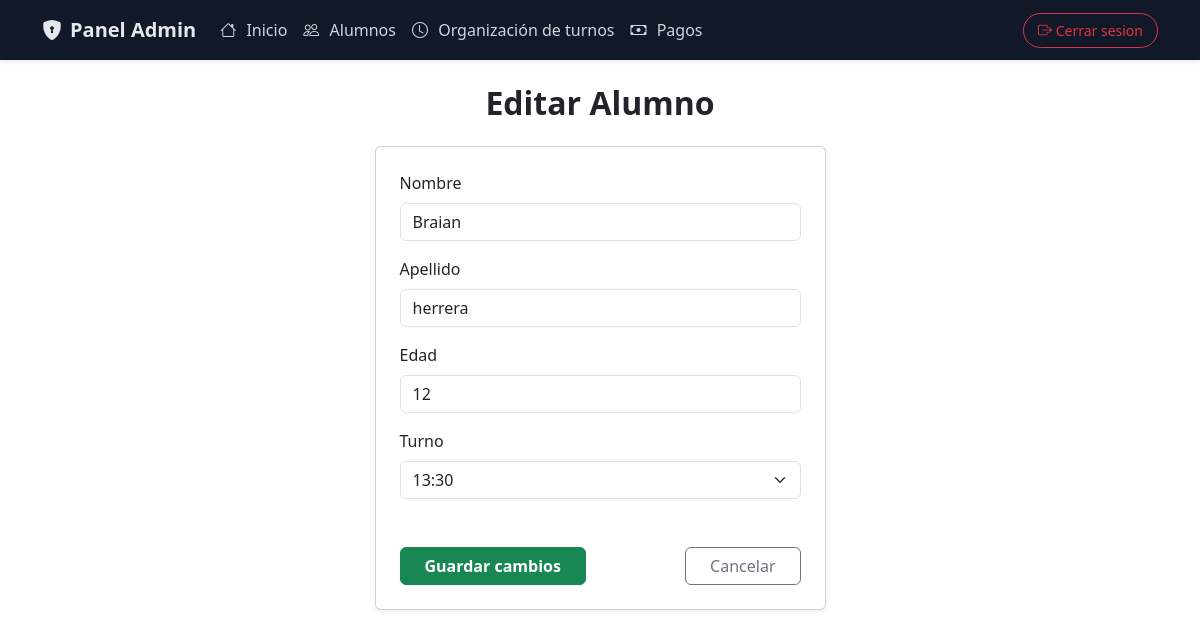
Screenshot of /admin/alumnos/editar/1 with the database file from the repository.
### models.py (models this page shows)
class Alumno(db.Model):
    __tablename__ = "alumnos"
    id = db.Column(db.Integer, primary_key=True)
    nombre = db.Column(db.String(50), nullable=False)
    apellido = db.Column(db.String(50), nullable=False)
    dni = db.Column(db.String(20), nullable=False, unique=True)
    edad = db.Column(db.Integer, nullable=False)
    turno = db.Column(db.String(20), nullable=False)
    fecha_alta = db.Column(db.Date, default=date.today)
    pagos = db.relationship("Pago", backref="alumno", lazy=True)

### main.py (the view, shortened to what this page needs)
@app.route("/admin/alumnos/editar/<int:id>", methods=["GET", "POST"])
def editar_alumno(id):
    alumno = Alumno.query.get_or_404(id)
    return render_template("admin/editar_alumno.html", alumno=alumno)

### templates/admin/editar_alumno.html (shortened to what this page needs)
{% extends "admin/base_admin.html" %}
{% block body %}
<h2 class="fw-bold mb-4 text-center">Editar Alumno</h2>
<div class="row justify-content-center">
    <div class="col-md-6 col-lg-5">
        <form method="POST" class="card p-4 shadow-sm">
            <div class="mb-3">
                <label class="form-label">Nombre</label>
                <input type="text" name="nombre" class="form-control"
                    value="{{alumno.nombre }}" required>
            </div>
            <div class="mb-3">
                <label class="form-label">Apellido</label>
                <input type="text" name="apellido" class="form-control"
                    value="{{alumno.apellido }}" required>
            </div>
            <div class="mb-3">
                <label class="form-label">Edad</label>
                <input type="number" name="edad" class="form-control"
                    value="{{alumno.edad }}" required>
            </div>
            <div class="mb-4">
                <label class="form-label">Turno</label>
                <select name="turno" class="form-select" required>
                    <option value="13:30" {% if alumno.turno == "13:30" %}selected{% endif %}>13:30</option>
                </select>
            </div>
            <div class="d-flex justify-content-between mt-4">
                <button class="btn btn-success fw-bold px-4">
                    Guardar cambios
                </button>
                <a href="{{ url_for('admin_alumnos') }}"
                    class="btn btn-outline-secondary px-4">
                    Cancelar
                </a>
            </div>
        </form>
    </div>
</div>
{% endblock %}

### rows the page displays
Alumno: nombre "Braian", apellido "herrera", edad "12", turno "13:30"
